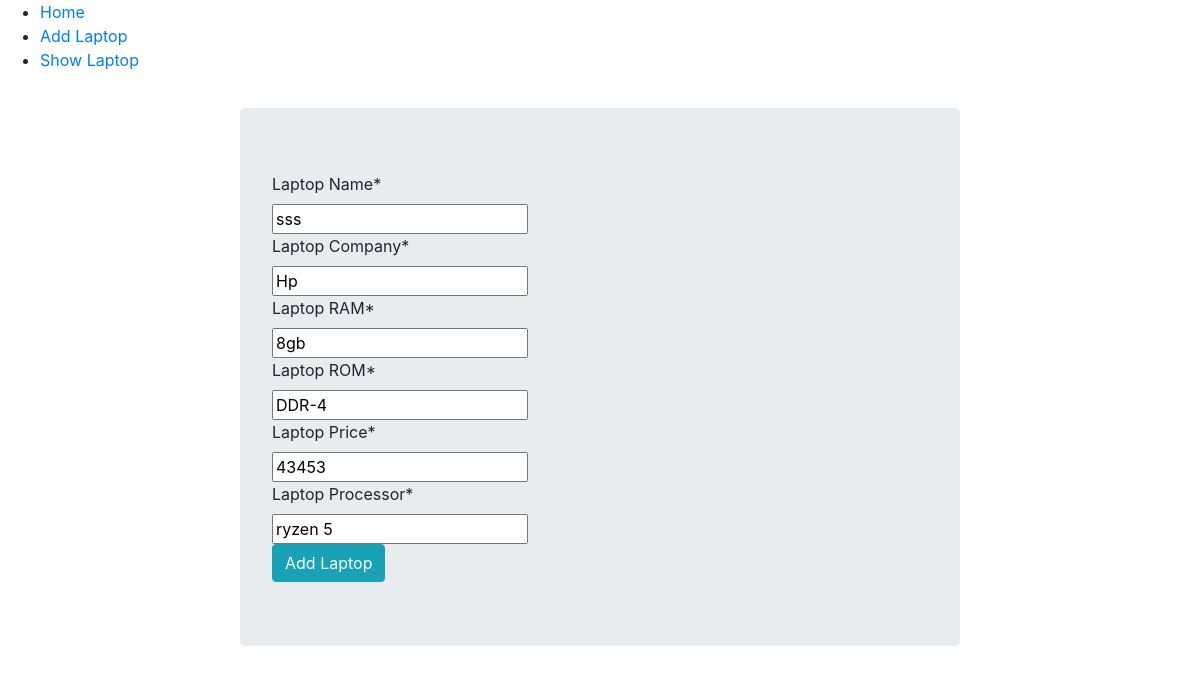
The app's page /updt/2 with its own data.
### firstapp/models.py (models this page shows)
class Laptop(models.Model):
    laptopname=models.CharField(max_length=40)
    laptopcompany=models.CharField(max_length=50)
    laptopram=models.CharField(max_length=30)
    laptoprom=models.CharField(max_length=30)
    laptopprice=models.CharField(max_length=30)
    laptopprocessor=models.CharField(max_length=40)

### firstapp/views.py (the view)
# urls.py: path('updt/<int:update>', views.Updatelaptopview, name='updt'),
def Updatelaptopview(request,update):
    lap=Laptop.objects.get(id=update)
    form=Laptopform(instance=lap)
    if request.method == 'POST':
        form=Laptopform(request.POST,instance=lap)
        if form.is_valid():
            form.save()
            return redirect('show')
    template_name='firstapp/Addorder.html'
    context={'form':form}
    return render(request,template_name,context)

### firstapp/forms.py
class Laptopform(forms.ModelForm):
    class Meta:
        model=Laptop
        fields='__all__'
        labels={
            'laptopname':'Laptop Name',
            'laptopcompany':'Laptop Company',
            'laptopram':'Laptop RAM',
            'laptoprom':'Laptop ROM',
            'laptopprice':'Laptop Price',
            'laptopprocessor':'Laptop Processor'
        }
        widgets={
            'laptopname':forms.TextInput(attrs={'placeholder':'Enter Laptop Name'}),
            'laptopcompany':forms.TextInput(attrs={'placeholder':'Enter Laptop Company name'}),
            'laptopram':forms.TextInput(attrs={'placeholder':'Enter Laptop RAM'}),
            'laptoprom':forms.TextInput(attrs={'placeholder':'Enter Laptop ROM'}),
            'laptopprice':forms.TextInput(attrs={'placeholder':'Enter Laptop Price'}),
            'laptopprocessor':forms.TextInput(attrs={'placeholder':'Enter Laptop Processor'}),
        }

### templates/firstapp/AddOrder.html (shortened to what this page needs)
{% extends 'firstapp/Home.html' %}
{% load crispy_forms_tags %}
{% block content %}
<div class="jumbotron" style="width: 60%;margin: 3% 20%;">
    <form method="POST">
        {{form|crispy}}
        <button type="submit" class="btn btn-info">Add Laptop</button>
    </form>
</div>
{% endblock %}

### records on screen
Laptop: laptopname "sss", laptopcompany "Hp", laptopram "8gb", laptoprom "DDR-4", laptopprice "43453", laptopprocessor "ryzen 5"
